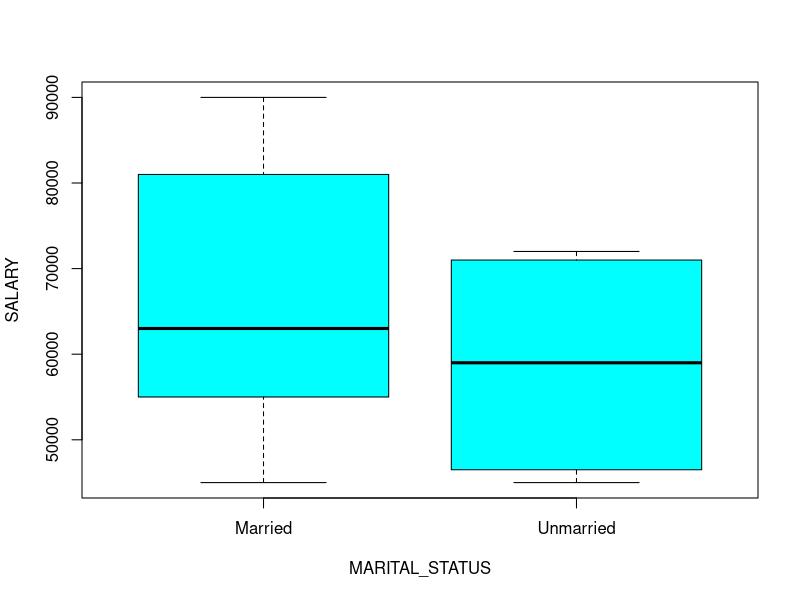

Generate this figure with R:
EMPID <- c(11, 12, 13, 14, 15, 16, 17, 18, 19, 20)
SALARY <- c(60000, 45000, 45000, 72000, 66000, 55000, 81000, 48000, 70000, 90000)
MARITAL_STATUS <- c("Married", "Married", "Unmarried", "Unmarried", "Married", "Married", "Married", "Unmarried", "Unmarried", "Married") 

dframe <- data.frame(EMPID, SALARY, MARITAL_STATUS)

boxplot(dframe$SALARY ~ dframe$MARITAL_STATUS, data = dframe, Names = c("Married", "Unmarried"), xlab="MARITAL_STATUS", ylab="SALARY", col = "cyan")
